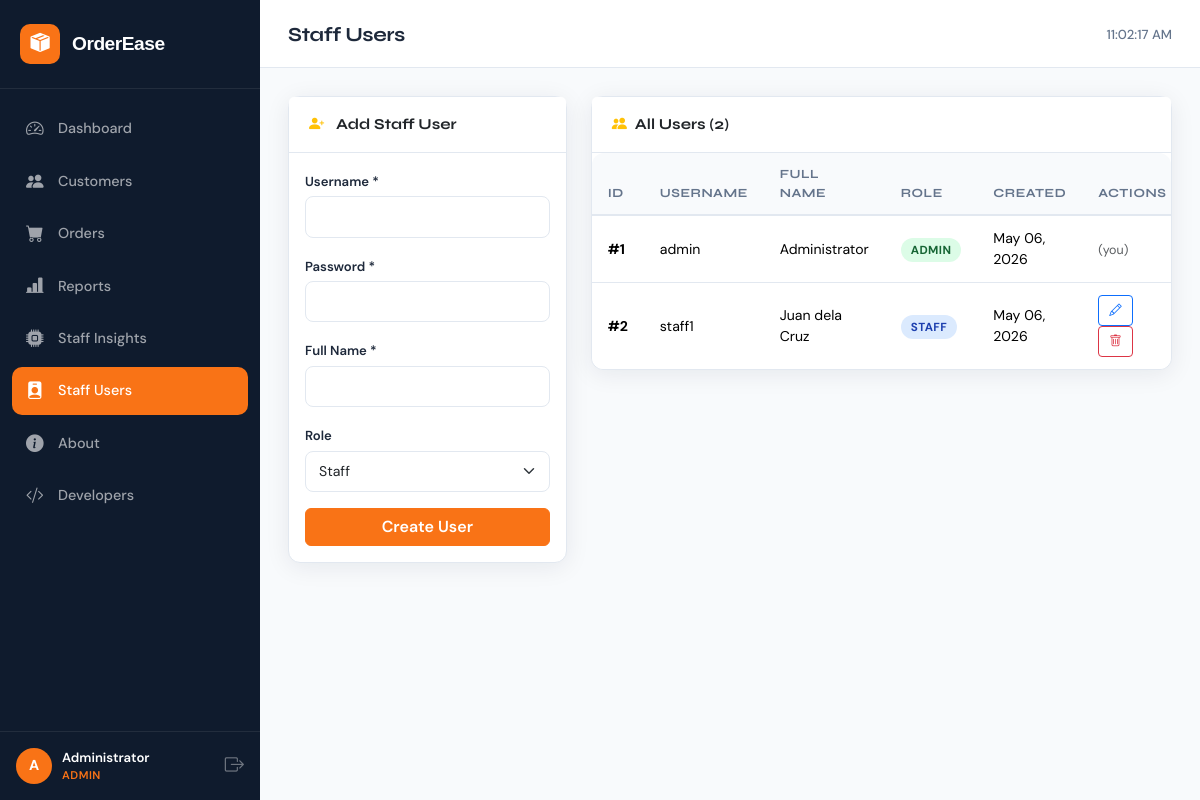
/users.php (signed in), run on the app's committed database.
### tables this page shows
CREATE TABLE IF NOT EXISTS users (
    id INT AUTO_INCREMENT PRIMARY KEY,
    username VARCHAR(50) NOT NULL UNIQUE,
    password VARCHAR(255) NOT NULL,
    full_name VARCHAR(100) NOT NULL,
    role ENUM('admin', 'staff') DEFAULT 'staff',
    created_at TIMESTAMP DEFAULT CURRENT_TIMESTAMP
);

### classes/Database.php (called while the page is built)
<?php
class Database {
    private static $instance = null;
    private $connection;
    private $host     = 'sql208.infinityfree.com';
    private $db_name  = 'if0_41796011_smart_order_db';
    private $username = 'if0_41796011';
    private $password = 'K84Zk4H9iy7j38A';
    private function __construct() {
        try {
            $this->connection = new PDO(
                "mysql:host={$this->host};dbname={$this->db_name};charset=utf8",
                $this->username,
                $this->password,
                array(
                    PDO::ATTR_ERRMODE            => PDO::ERRMODE_EXCEPTION,
                    PDO::ATTR_DEFAULT_FETCH_MODE => PDO::FETCH_ASSOC,
                    PDO::ATTR_EMULATE_PREPARES   => false,
                )
            );
        } catch (PDOException $e) {
            http_response_code(500);
            echo '<div style="font-family:monospace;background:#fee;border:1px solid #c00;padding:20px;margin:20px;border-radius:8px;">';
            echo '<strong>Database connection failed.</strong><br><br>';
            echo 'Error: ' . htmlspecialchars($e->getMessage()) . '<br><br>';
            echo 'Please check the host, db_name, username and password in <code>classes/Database.php</code>.';
            echo '</div>';
            exit;
        }
    }
    public static function getInstance() {
        if (self::$instance === null) {
            self::$instance = new Database();
        }
        return self::$instance;
    }
    public function getConnection() {
        return $this->connection;
    }
}

### classes/Auth.php (called while the page is built, shortened)
<?php
require_once __DIR__ . '/User.php';
class Auth {
    public function currentUser(): array {
        return [
            'id'        => $_SESSION['user_id']   ?? null,
            'username'  => $_SESSION['username']  ?? null,
            'full_name' => $_SESSION['full_name'] ?? null,
            'role'      => $_SESSION['role']      ?? null,
        ];
    }
}

### classes/User.php (called while the page is built, shortened)
<?php
require_once __DIR__ . '/Database.php';
class User {
    private $db;
    public function __construct() {
        $this->db = Database::getInstance()->getConnection();
    }
    public function getAll(): array {
        $stmt = $this->db->query("SELECT id, username, full_name, role, created_at FROM users ORDER BY created_at DESC");
        return $stmt->fetchAll();
    }
}

### users.php (the view, shortened to what this page needs)
<?php
require_once 'classes/Auth.php';
require_once 'classes/User.php';
$auth = new Auth();
$auth->requireLogin();
$userModel   = new User();
$currentUser = $auth->currentUser();
$editData    = null;
$users     = $userModel->getAll();
$pageTitle = 'Staff Users';
include 'partials/header.php';
?>
<div class="row g-4">
    <div class="col-lg-4">
        <div class="card">
            <div class="card-header">
                <i class="bi bi-person-plus-fill me-2 text-warning"></i>
                <?= $editData ? 'Edit User' : 'Add Staff User' ?>
            </div>
            <div class="card-body p-3">
                <form method="POST" action="users.php">
                    <?php if (!$editData): ?>
                    <div class="mb-3">
                        <label class="form-label">Username *</label>
                        <input type="text" name="username" class="form-control" required>
                    </div>
                    <div class="mb-3">
                        <label class="form-label">Password *</label>
                        <input type="password" name="password" class="form-control" required>
                    </div>
                    <?php endif; ?>
                    <div class="mb-3">
                        <label class="form-label">Full Name *</label>
                        <input type="text" name="full_name" class="form-control"
                               value="<?= htmlspecialchars($editData['full_name'] ?? '') ?>" required>
                    </div>
                    <div class="mb-3">
                        <label class="form-label">Role</label>
                        <select name="role" class="form-select">
                            <option value="staff"  <?= (isset($editData['role']) && $editData['role'] === 'staff')  ? 'selected' : '' ?>>Staff</option>
                        </select>
                    </div>
                    <div class="d-flex gap-2">
                        <button type="submit" class="btn btn-primary flex-fill">
                            <?= $editData ? 'Update User' : 'Create User' ?>
                        </button>
                    </div>
                </form>
            </div>
        </div>
    </div>
    <div class="col-lg-8">
        <div class="card">
            <div class="card-header">
                <i class="bi bi-people-fill me-2 text-warning"></i>All Users (<?= count($users) ?>)
            </div>
            <div class="table-responsive">
                <table class="table">
                    <thead>
                        <tr>
                            <th>ID</th>
                            <th>Username</th>
                            <th>Full Name</th>
                            <th>Role</th>
                            <th>Created</th>
                            <th>Actions</th>
                        </tr>
                    </thead>
                    <tbody>
                        <?php foreach ($users as $u): ?>
                        <tr>
                            <td><strong>#<?= $u['id'] ?></strong></td>
                            <td><?= htmlspecialchars($u['username']) ?></td>
                            <td><?= htmlspecialchars($u['full_name']) ?></td>
                            <td><span class="status-badge <?= $u['role'] === 'admin' ? 'status-completed' : 'status-processing' ?>">
                                <?= ucfirst($u['role']) ?>
                            </span></td>
                            <td><?= date('M d, Y', strtotime($u['created_at'])) ?></td>
                            <td>
                                <?php if ($u['id'] != $currentUser['id']): ?>
                                    <a href="users.php?edit=<?= $u['id'] ?>" class="btn btn-sm btn-outline-primary me-1">
                                        <i class="bi bi-pencil"></i>
                                    </a>
                                    <form method="POST" action="users.php" class="d-inline">
                                        <button type="submit" class="btn btn-sm btn-outline-danger"
                                                data-confirm="Delete this user?">
                                            <i class="bi bi-trash"></i>
                                        </button>
                                    </form>
                                <?php else: ?>
                                    <span class="text-muted" style="font-size:.78rem;">(you)</span>
                                <?php endif; ?>
                            </td>
                        </tr>
                        <?php endforeach; ?>
                    </tbody>
                </table>
            </div>
        </div>
    </div>
</div>
<?php include 'partials/footer.php'; ?>

### partials/header.php (shortened to what this page needs)
<?php
$pageTitle = $pageTitle ?? 'Smart Order System';
$currentPage = basename($_SERVER['PHP_SELF'], '.php');
$user = (new Auth())->currentUser();
?>
<!DOCTYPE html>
<html lang="en">
<head>
    <link rel="stylesheet" href="https://cdn.jsdelivr.net/npm/bootstrap@5.3.3/dist/css/bootstrap.min.css">
    <link rel="stylesheet" href="https://cdn.jsdelivr.net/npm/bootstrap-icons@1.11.3/font/bootstrap-icons.min.css">
    <link rel="stylesheet" href="assets/css/style.css">
</head>
<body>
<div class="sidebar" id="sidebar">
    <div class="sidebar-brand">
        <span class="brand-icon"><i class="bi bi-box-seam-fill"></i></span>
        <span class="brand-text">OrderEase</span>
    </div>
    <nav class="sidebar-nav">
        <a href="dashboard.php" class="nav-link <?= $currentPage === 'dashboard' ? 'active' : '' ?>">
            <i class="bi bi-speedometer2"></i><span>Dashboard</span>
        </a>
        <a href="customers.php" class="nav-link <?= $currentPage === 'customers' ? 'active' : '' ?>">
            <i class="bi bi-people-fill"></i><span>Customers</span>
        </a>
        <a href="orders.php" class="nav-link <?= $currentPage === 'orders' ? 'active' : '' ?>">
            <i class="bi bi-cart-fill"></i><span>Orders</span>
        </a>
        <a href="reports.php" class="nav-link <?= $currentPage === 'reports' ? 'active' : '' ?>">
            <i class="bi bi-bar-chart-line-fill"></i><span>Reports</span>
        </a>
        <a href="ml_dashboard.php" class="nav-link <?= $currentPage === 'ml_dashboard' ? 'active' : '' ?>">
            <i class="bi bi-cpu-fill"></i><span>Staff Insights</span>
        </a>
        <?php if ($user['role'] === 'admin'): ?>
        <a href="users.php" class="nav-link <?= $currentPage === 'users' ? 'active' : '' ?>">
            <i class="bi bi-person-badge-fill"></i><span>Staff Users</span>
        </a>
        <?php endif; ?>
        <a href="about.php" class="nav-link <?= $currentPage === 'about' ? 'active' : '' ?>">
            <i class="bi bi-info-circle-fill"></i><span>About</span>
        </a>
        <a href="developers.php" class="nav-link <?= $currentPage === 'developers' ? 'active' : '' ?>">
            <i class="bi bi-code-slash"></i><span>Developers</span>
        </a>
    </nav>
    <div class="sidebar-footer">
        <div class="user-info">
            <div class="user-avatar"><?= strtoupper(substr($user['full_name'], 0, 1)) ?></div>
            <div class="user-details">
                <span class="user-name"><?= htmlspecialchars($user['full_name']) ?></span>
                <span class="user-role badge-role-<?= $user['role'] ?>"><?= ucfirst($user['role']) ?></span>
            </div>
        </div>
        <a href="logout.php" class="logout-btn" title="Logout"><i class="bi bi-box-arrow-right"></i></a>
    </div>
</div>
<div class="main-content" id="mainContent">
    <div class="topbar">
        <h1 class="page-title"><?= htmlspecialchars($pageTitle) ?></h1>
        <div class="topbar-right">
            <span class="topbar-time" id="clock"></span>
        </div>
    </div>
    <div class="content-area">

### data on the page
users: full_name "A", full_name "Administrator", role "ADMIN", id "1", username "admin", created_at "May 06, 2026", shows "(you)"
users: id "2", username "staff1", full_name "Juan dela Cruz", role "STAFF", created_at "May 06, 2026"

### other printed values
$pageTitle "Staff Users"
count($users) "2"
